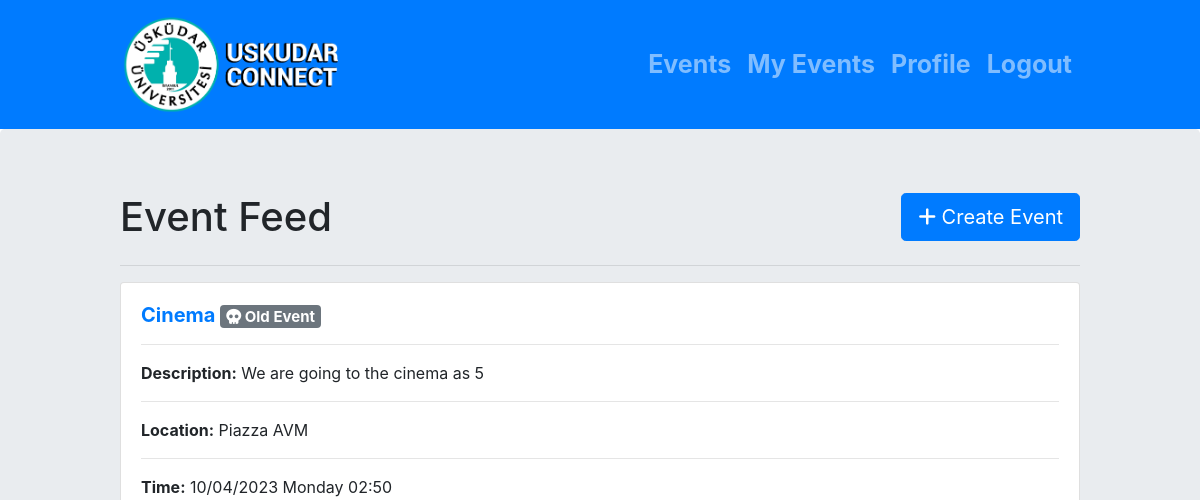
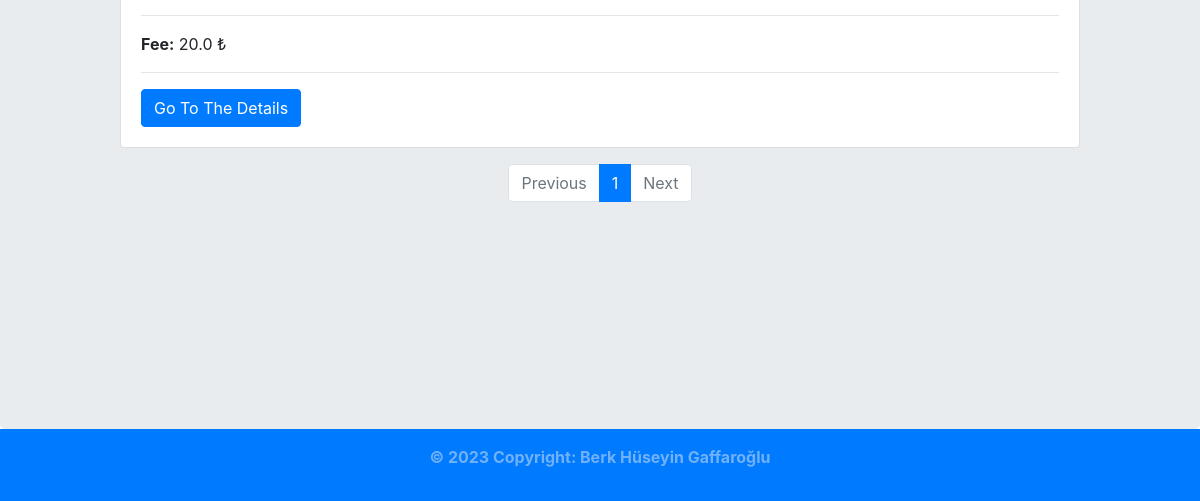
/events/ (signed in), run on an earlier commit of the app's database (2 pictures, top to bottom).
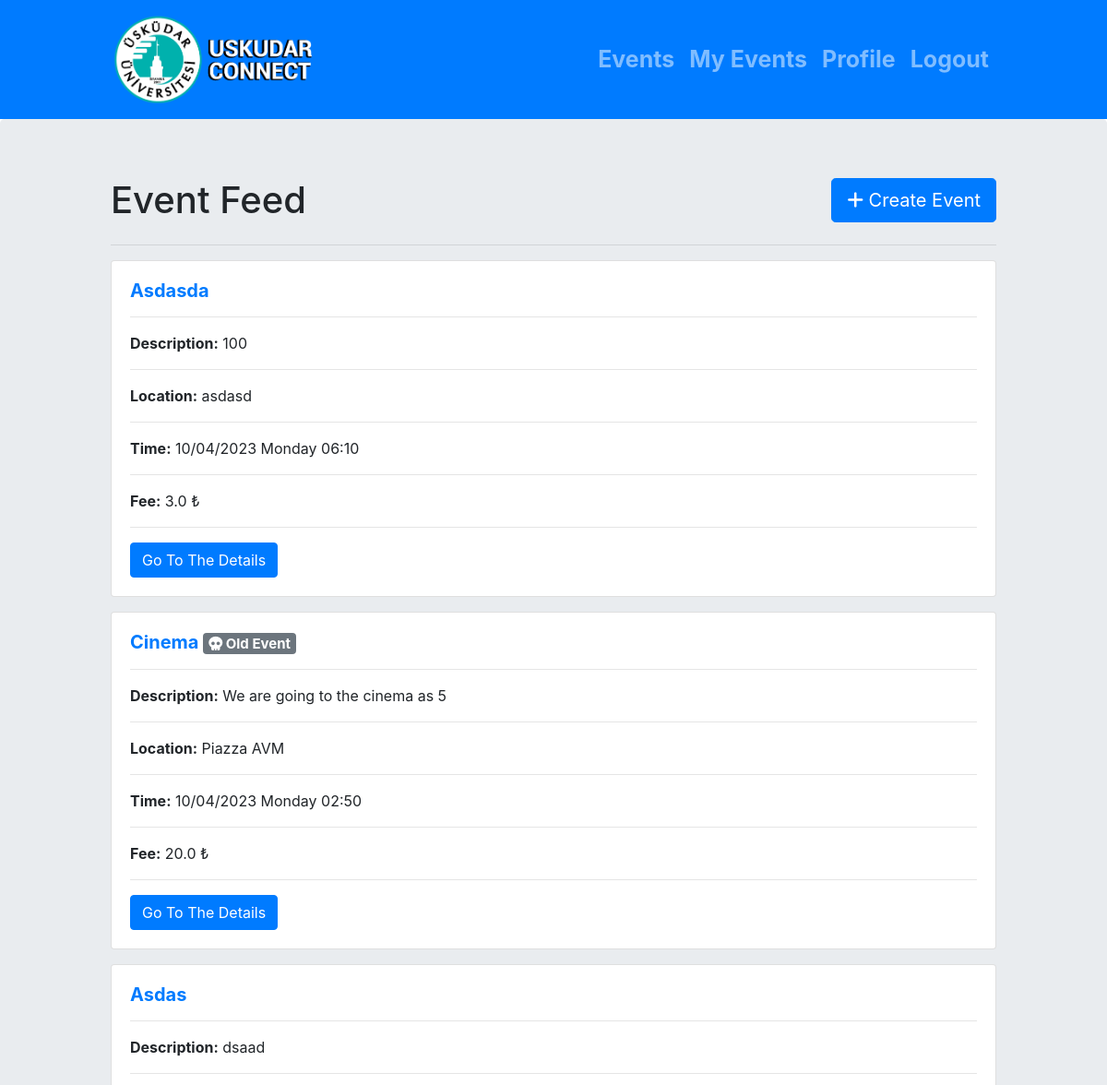
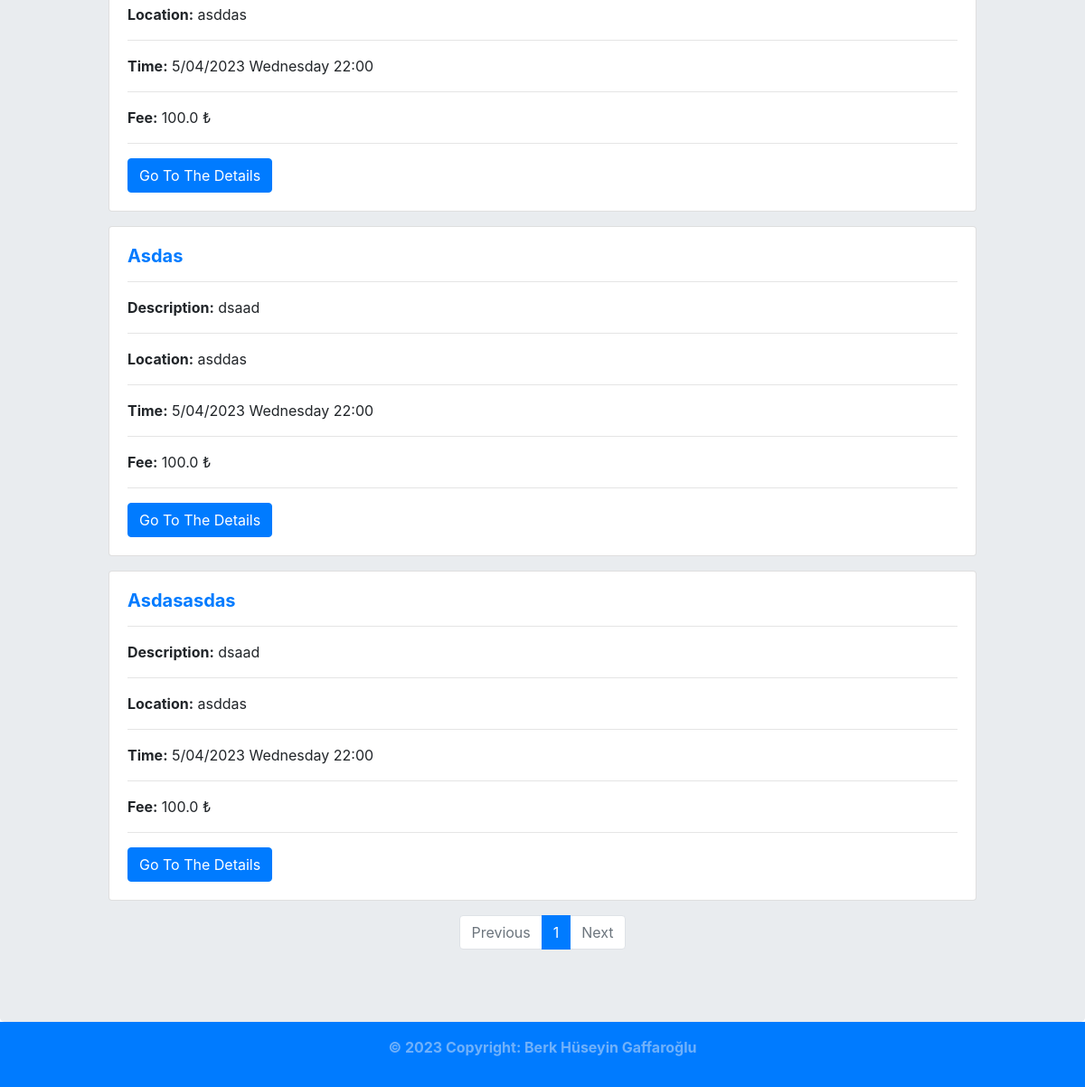
And on a later commit of the database (2 pictures, top to bottom).
### events/models.py (models this page shows, shortened)
class Event(models.Model):
    title = models.CharField(max_length=100)
    description = models.TextField(blank=True)
    location = models.TextField()
    price = models.FloatField(blank=True, default=0)
    time = models.DateTimeField(validators=[validate_datetime])
    users = models.ManyToManyField(User, related_name='events_attending')
    created_by = models.ForeignKey(User, on_delete=models.CASCADE, related_name='created_events', blank=True, default="", null=True)
    maximum_people = models.IntegerField(blank=True, default=3)
    def is_past(self):
        if self.time < timezone.now():
            return True
        else:
            return False

### events/views.py (the view)
# urls.py: path('', include('events.urls')),
@login_required
def events(request):
    events = Event.objects.all().order_by('-time')
    events_attending = Event.objects.filter(users=request.user)
    paginator = Paginator(events, EVENT_PER_PAGE)
    page = request.GET.get('page')
    events = paginator.get_page(page)
    return render(request, 'events/events.html', {'events': events, 'PAGE_PER_PAGE':PAGE_PER_PAGE,'events_attending': events_attending})

### templates/events/events.html (shortened to what this page needs)
{% extends "base.html" %}
{% block content %}
<h1 style="display: inline-block;">Event Feed</h1>
<div class="float-right" style="display: inline-block;">
  <a class="btn btn-lg btn-primary button float-right" href="{% url 'create-event' %}"><i class="fa-solid fa-plus"> </i>
    Create Event</a>
</div>
<hr />
{% if events %}
{% for event in events %}
<div class="card mb-3">
  <div class="card-body">
    <a href="{% url 'event-detail' pk=event.pk %}">
      <h5 class="card-title"><b>
          {{event.title | title }}
          {% if event in events_attending %}
            {% if not event.is_past %}
            <span class="badge badge-success"><i class="fa-solid fa-check"></i> You are attending this event.</span>
              {% else %}
              <span class="badge badge-secondary"> <i class="fa-solid fa-skull"></i> Old Event</span>
            {% endif%}
          {% endif %}
        </b></h5>
    </a>
    <hr />
    <p class="card-text"><b>Description:</b> {% if event.description|length > 200 %}
      {{event.description|truncatechars:200|add:'...'}} {% else %} {{event.description}} {% endif %}</p>
    <hr />
    <p class="card-text"><b>Location:</b> {{event.location}}</p>
    <hr />
    <p class="card-text"><b>Time:</b> {{event.time|date:"j/m/Y l H:i" }}</p>
    <hr />
    <p class="card-text"><b>Fee:</b> {{event.price}} ₺</p>
    <hr />
    <a href="{% url 'event-detail' pk=event.pk %}" class="btn btn-primary">Go To The Details</a>
  </div>
</div>
{% endfor %}
<nav class="text-center">
  <ul class="pagination justify-content-center">
    {% if events.has_previous %}
    <li class="page-item"><a class="page-link" href="?page={{ events.previous_page_number }}">Previous</a></li>
    {% else %}
    <li class="page-item disabled"><a class="page-link" href="#">Previous</a></li>
    {% endif %}
    {% for num in events.paginator.page_range %}
    {% if num == events.number %}
    <li class="page-item active">
      <a class="page-link" href="?page={{ num }}">{{ num }} <span class="sr-only">(current)</span></a>
    </li>
    {% elif num > events.number|add:-5 and num < events.number|add:5 %} <li class="page-item">
      <a class="page-link" href="?page={{ num }}">{{ num }}</a>
      </li>
      {% endif %}
      {% endfor %}
      {% if events.has_next %}
      <li class="page-item"><a class="page-link" href="?page={{ events.next_page_number }}">Next</a></li>
      {% else %}
      <li class="page-item disabled"><a class="page-link" href="#">Next</a></li>
      {% endif %}
  </ul>
</nav>
{% else %}
There is nothing yet.
{% endif %}
{% endblock content %}

What changed in the data, as far as the page shows it:
added Event: title "Asdasda", description "100", location "asdasd", time "10/04/2023 Monday 06:10", price "3.0"
added Event: title "Asdas", description "dsaad", location "asddas", time "5/04/2023 Wednesday 22:00", price "100.0"
added Event: title "Asdas", description "dsaad", location "asddas", time "5/04/2023 Wednesday 22:00", price "100.0"
added Event: title "Asdasasdas", description "dsaad", location "asddas", time "5/04/2023 Wednesday 22:00", price "100.0"
